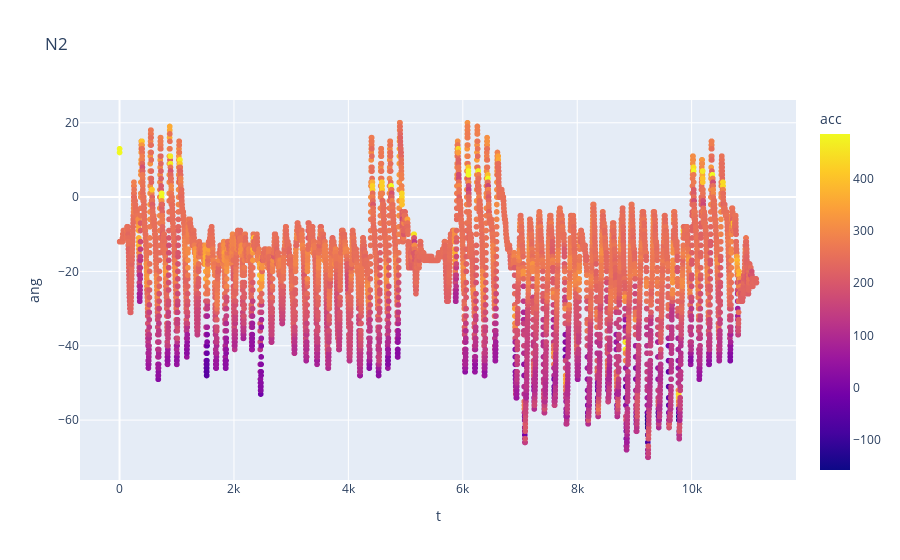

Notebook cell for this chart:
### Markdown cell above
Pararse (pasos con pierna NP: 5), Subir escalones (se inicia con Pierna sin NP, y la otra pierna acompaña hasta el mismo peldaño): 10 peldaños, pasos con pierna NP: 1, Subir escalones (se inicia con Pierna sin NP, y la otra pierna acompaña hasta el mismo peldaño): 6 peldaños, pasos con pierna NP: 4, Sentarse.
Pararse (pasos con pierna NP: 4), Bajar escalones (se inicia con Pierna sin NP, y la otra pierna acompaña hasta el mismo peldaño): 6 peldaños, pasos con pierna NP: 1, Bajar escalones (se inicia con Pierna sin NP, y la otra pierna acompaña hasta el mismo peldaño): 10 peldaños, pasos con pierna NP: 4, Sentarse.

### Code cell
#------------------------------N2-------------------------------------
fig2 = px.scatter(d2, x="t", y="ang", color="acc", title ="N2")
fig2.show()

### Figure 1 — Plotly figure (JSON) as saved in the notebook; plotly's stock layout.template omitted (floating-point values rounded to 4 significant figures; data arrays with more than 128 entries replaced by an {"elided": "..."} marker saying what was removed)
{"data": [{"hovertemplate": "t=%{x}<br>ang=%{y}<br>acc=%{marker.color}<extra></extra>", "legendgroup": "", "marker": {"color": {"elided": "11134 int values"}, "coloraxis": "coloraxis", "symbol": "circle"}, "mode": "markers", "name": "", "showlegend": false, "type": "scattergl", "x": {"elided": "11134 int values"}, "xaxis": "x", "y": {"elided": "11134 int values"}, "yaxis": "y"}], "layout": {"coloraxis": {"colorbar": {"title": {"text": "acc"}}, "colorscale": [[0, "#0d0887"], [0.1111, "#46039f"], [0.2222, "#7201a8"], [0.3333, "#9c179e"], [0.4444, "#bd3786"], [0.5556, "#d8576b"], [0.6667, "#ed7953"], [0.7778, "#fb9f3a"], [0.8889, "#fdca26"], [1, "#f0f921"]]}, "legend": {"tracegroupgap": 0}, "title": {"text": "N2"}, "xaxis": {"anchor": "y", "domain": [0, 1], "title": {"text": "t"}}, "yaxis": {"anchor": "x", "domain": [0, 1], "title": {"text": "ang"}}}}
